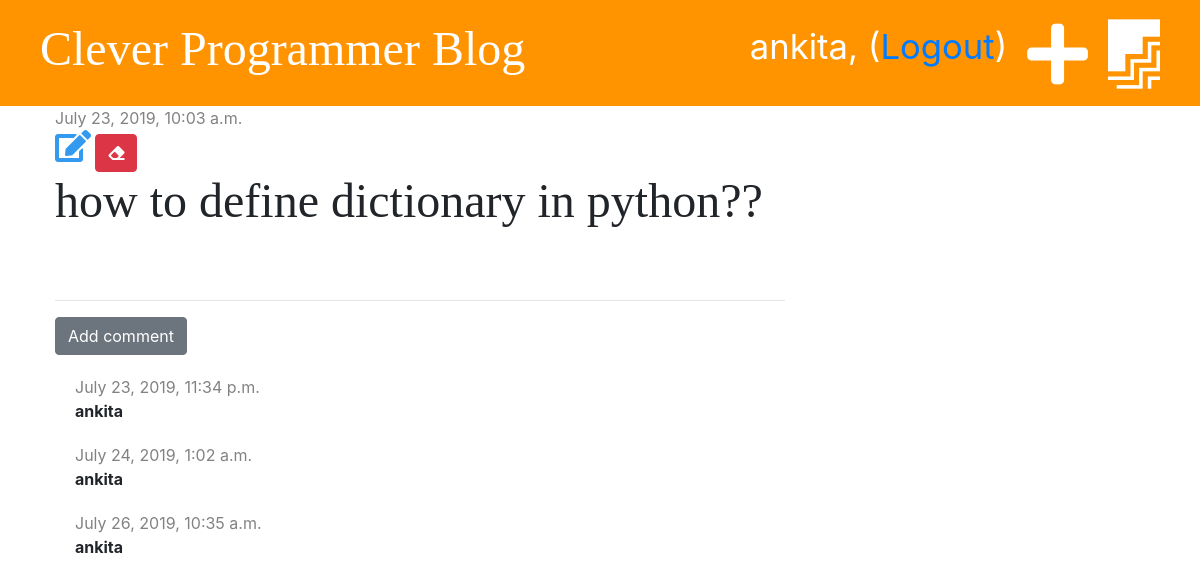
The page /post/33/ (signed in) on the database as committed earlier.
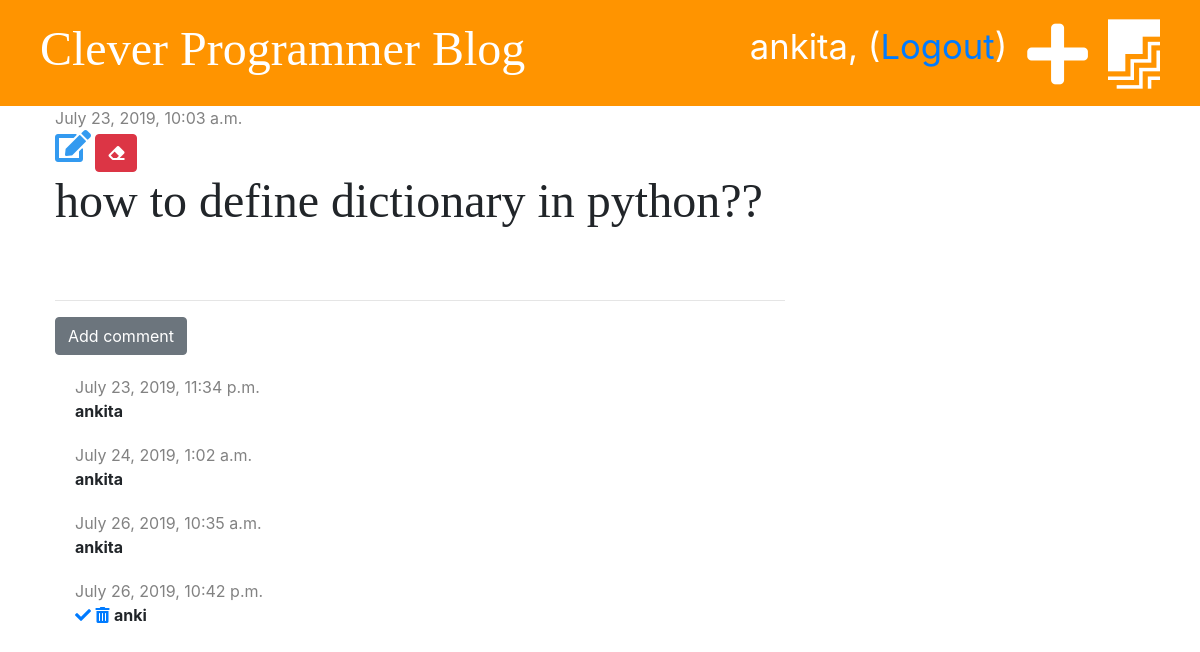
The same page on the database as committed later.
### blog/models.py (models this page shows, shortened)
class Comment(models.Model):
    post = models.ForeignKey('blog.Post', on_delete=models.CASCADE, related_name='comments')
    author = models.CharField(max_length=200)
    text = models.TextField()
    created_date = models.DateTimeField(default=timezone.now)
    approved = models.BooleanField(default=False)

### blog/views.py (the view)
# urls.py: path('post/<int:pk>/', views.post_detail, name="post_detail"),
def post_detail(request, pk):
    post = get_object_or_404(Post, pk = pk)
    stuff_for_frontend = {'post': post}
    return render(request, 'blog/post_detail.html', stuff_for_frontend)

### blog/templatetags/markdownify.py (called while the page is built)
@register.filter
def markdown(value):
    renderer = HighlightRenderer()
    markdown = mistune.Markdown(renderer=renderer)
    return markdown(value)

### blog/templates/blog/post_detail.html (shortened to what this page needs)
{% extends 'blog/base.html' %}
{% load markdownify %}
{% block content %}
<div class="post">
    {% if post.published_date  %}
    <div class="date">
        {{ post.published_date }}
    </div>
    {% else %}
      <a href="{% url 'post_publish' pk=post.pk %}" class="btn btn-primary">Publish</a>
    {% endif %}
    {% if user.is_authenticated %}
        <a href="{% url 'post_edit' pk=post.pk %}"><i class="fas fa-edit fa-2x" style="color: #339af0;"></i></a>
        <a href="{% url 'post_delete' pk=post.pk %}" class="btn btn-danger"
            onclick="return confirm('Are you sure want to delete this post?')">
            <i class="fas fa-eraser"></i>
        </a>
    {% endif %}
    <h1>{{ post.title }}</h1>
</div>
<hr>
<a href="{% url 'add_comment_to_post' pk=post.pk%}" class="btn btn-secondary">Add comment</a>
{% for comment in post.comments.all %}
  {% if user.is_authenticated or comment.approved %}
    <div class="comment">
      <div class="date">
        {{ comment.created_date }}
      </div>
      {% if user.is_superuser and not comment.approved %}
        <a href="{% url 'comment_approve' pk=comment.pk %}"><i class="fas fa-check"></i></a>
        <a href="{% url 'comment_remove' pk=comment.pk %}"><i class="fas fa-trash-alt"></i></a>
      {% endif %}
      <strong>{{ comment.author }}</strong>
    </div>
  {% endif %}
  {% empty %}
    <p>No comments yet...</p>
{% endfor %}
{% endblock %}

Rows that differ between the two databases and show on the page:
added Comment: created_date "July 26, 2019, 10:42 p.m.", approved False (drawn), author "anki"
